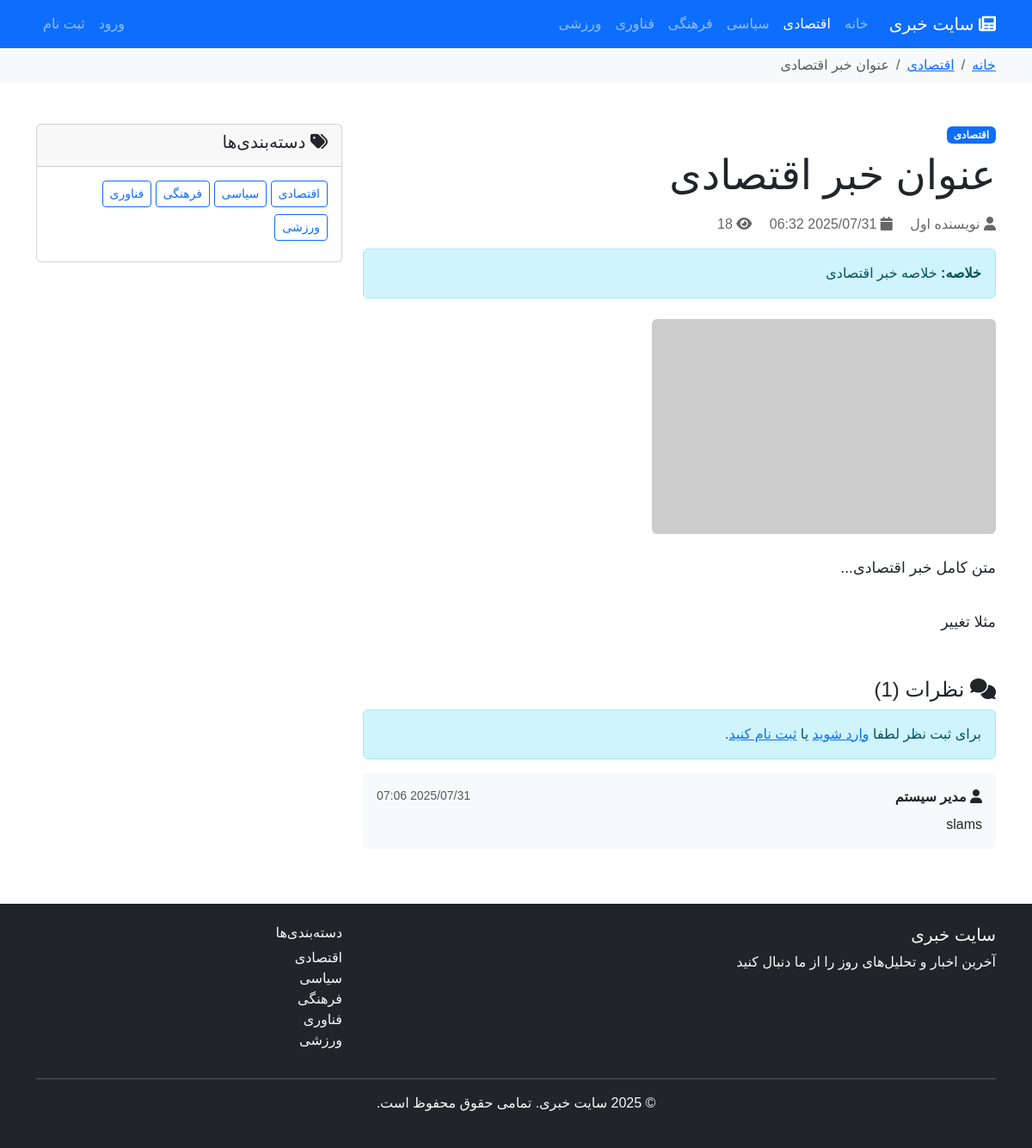
Page /news.php?slug=anvan-khbr-aghtsady on the committed database.
### tables this page shows
CREATE TABLE `categories` (
  `id` int NOT NULL,
  `name` varchar(100) NOT NULL,
  `slug` varchar(100) NOT NULL,
  `description` text,
  `created_at` timestamp NULL DEFAULT CURRENT_TIMESTAMP,
  `updated_at` timestamp NULL DEFAULT CURRENT_TIMESTAMP ON UPDATE CURRENT_TIMESTAMP
);

CREATE TABLE `news` (
  `id` int NOT NULL,
  `title` varchar(255) NOT NULL,
  `slug` varchar(255) NOT NULL,
  `summary` text,
  `content` longtext NOT NULL,
  `image_url` varchar(255) DEFAULT NULL,
  `author_id` int NOT NULL,
  `category_id` int NOT NULL,
  `status` enum('pending','approved','rejected') DEFAULT 'pending',
  `views` int DEFAULT '0',
  `created_at` timestamp NULL DEFAULT CURRENT_TIMESTAMP,
  `updated_at` timestamp NULL DEFAULT CURRENT_TIMESTAMP ON UPDATE CURRENT_TIMESTAMP
);

CREATE TABLE `users` (
  `id` int NOT NULL,
  `username` varchar(50) NOT NULL,
  `email` varchar(100) NOT NULL,
  `password` varchar(255) NOT NULL,
  `full_name` varchar(100) NOT NULL,
  `role` enum('admin','writer','user') DEFAULT 'user',
  `status` enum('active','inactive') DEFAULT 'active',
  `created_at` timestamp NULL DEFAULT CURRENT_TIMESTAMP,
  `updated_at` timestamp NULL DEFAULT CURRENT_TIMESTAMP ON UPDATE CURRENT_TIMESTAMP
);

CREATE TABLE `comments` (
  `id` int NOT NULL,
  `news_id` int NOT NULL,
  `user_id` int NOT NULL,
  `content` text NOT NULL,
  `status` enum('pending','approved','rejected') DEFAULT 'pending',
  `created_at` timestamp NULL DEFAULT CURRENT_TIMESTAMP,
  `updated_at` timestamp NULL DEFAULT CURRENT_TIMESTAMP ON UPDATE CURRENT_TIMESTAMP
);

### config/database.php (called while the page is built, shortened)
<?php
function truncateText($text, $length = 150) {
    return $text;
}
function formatPersianDate($date) {
    $timestamp = strtotime($date);
    return date('Y/m/d H:i', $timestamp);
}
function isLoggedIn() {
    return isset($_SESSION['user_id']);
}
?>

### news.php (the view, shortened to what this page needs)
<?php
require_once 'config/database.php';
$slug = $_GET['slug'] ?? '';
$stmt = $pdo->prepare("
    SELECT n.*, u.full_name as author_name, c.name as category_name, c.slug as category_slug
    FROM news n
    JOIN users u ON n.author_id = u.id
    JOIN categories c ON n.category_id = c.id
    WHERE n.slug = ? AND n.status = 'approved'
");
$stmt->execute([$slug]);
$news = $stmt->fetch();
$stmt = $pdo->prepare("
    SELECT c.*, u.full_name as user_name
    FROM comments c
    JOIN users u ON c.user_id = u.id
    WHERE c.news_id = ? AND c.status = 'approved'
    ORDER BY c.created_at DESC
");
$stmt->execute([$news['id']]);
$comments = $stmt->fetchAll();
$stmt = $pdo->prepare("SELECT * FROM categories ORDER BY name");
$stmt->execute();
$categories = $stmt->fetchAll();
?>
<!DOCTYPE html>
<html lang="fa" dir="rtl">
<head>
    <link href="https://cdnjs.cloudflare.com/ajax/libs/bootstrap/5.3.0/css/bootstrap.rtl.min.css" rel="stylesheet">
    <link href="https://cdnjs.cloudflare.com/ajax/libs/font-awesome/6.0.0/css/all.min.css" rel="stylesheet">
</head>
<body>
    <nav class="navbar navbar-expand-lg navbar-dark bg-primary">
        <div class="container">
            <a class="navbar-brand" href="index.php">
                <i class="fas fa-newspaper"></i> سایت خبری
            </a>
            <div class="collapse navbar-collapse" id="navbarNav">
                <ul class="navbar-nav me-auto">
                    <li class="nav-item">
                        <a class="nav-link" href="index.php">خانه</a>
                    </li>
                    <?php foreach($categories as $cat): ?>
                    <li class="nav-item">
                        <a class="nav-link <?= $cat['slug'] == $news['category_slug'] ? 'active' : '' ?>" href="category.php?slug=<?= $cat['slug'] ?>"><?= $cat['name'] ?></a>
                    </li>
                    <?php endforeach; ?>
                </ul>
                <ul class="navbar-nav">
                    <?php if(isLoggedIn()): ?>
                        <li class="nav-item dropdown">
                            <a class="nav-link dropdown-toggle" href="#" role="button" data-bs-toggle="dropdown">
                                <i class="fas fa-user"></i> <?= $_SESSION['full_name'] ?>
                            </a>
                            <ul class="dropdown-menu">
                                <?php if(isAdmin()): ?>
                                    <li><a class="dropdown-item" href="admin/dashboard.php">پنل مدیریت</a></li>
                                <?php elseif(isWriter()): ?>
                                    <li><a class="dropdown-item" href="writer/dashboard.php">پنل نویسندگی</a></li>
                                <?php else: ?>
                                    <li><a class="dropdown-item" href="user/dashboard.php">پنل کاربری</a></li>
                                <?php endif; ?>
                                <li><hr class="dropdown-divider"></li>
                                <li><a class="dropdown-item" href="auth/logout.php">خروج</a></li>
                            </ul>
                        </li>
                    <?php else: ?>
                        <li class="nav-item">
                            <a class="nav-link" href="auth/login.php">ورود</a>
                        </li>
                        <li class="nav-item">
                            <a class="nav-link" href="auth/register.php">ثبت نام</a>
                        </li>
                    <?php endif; ?>
                </ul>
            </div>
        </div>
    </nav>
    <nav class="bg-light py-2">
        <div class="container">
            <ol class="breadcrumb mb-0">
                <li class="breadcrumb-item"><a href="index.php">خانه</a></li>
                <li class="breadcrumb-item"><a href="category.php?slug=<?= $news['category_slug'] ?>"><?= $news['category_name'] ?></a></li>
                <li class="breadcrumb-item active"><?= truncateText($news['title'], 50) ?></li>
            </ol>
        </div>
    </nav>
    <div class="container my-5">
        <div class="row">
            <div class="col-lg-8">
                <article>
                    <header class="mb-4">
                        <span class="badge bg-primary mb-2"><?= $news['category_name'] ?></span>
                        <h1 class="display-5 mb-3"><?= $news['title'] ?></h1>
                        <div class="news-meta mb-3">
                            <span><i class="fas fa-user"></i> <?= $news['author_name'] ?></span>
                            <span class="ms-3"><i class="fas fa-calendar"></i> <?= formatPersianDate($news['created_at']) ?></span>
                            <span class="ms-3"><i class="fas fa-eye"></i> <?= $news['views'] + 1 ?></span>
                        </div>
                        <?php if($news['summary']): ?>
                        <div class="alert alert-info">
                            <strong>خلاصه:</strong> <?= $news['summary'] ?>
                        </div>
                        <?php endif; ?>
                    </header>
                    <?php if($news['image_url']): ?>
                    <div class="mb-4">
                        <img src="<?= $news['image_url'] ?>" class="img-fluid rounded" alt="<?= $news['title'] ?>">
                    </div>
                    <?php endif; ?>
                    <div class="news-content">
                        <?= nl2br($news['content']) ?>
                    </div>
                </article>
                <section class="mt-5">
                    <h4><i class="fas fa-comments"></i> نظرات (<?= count($comments) ?>)</h4>
                    <?php if(isLoggedIn()): ?>
                    <div class="comment-box p-4 rounded mb-4">
                        <?php if(isset($success)): ?>
                        <div class="alert alert-success"><?= $success ?></div>
                        <?php endif; ?>
                        <form method="POST">
                            <div class="mb-3">
                                <label class="form-label">نظر شما</label>
                                <textarea name="content" class="form-control" rows="4" placeholder="نظر خود را بنویسید..." required></textarea>
                            </div>
                            <button type="submit" class="btn btn-primary">
                                <i class="fas fa-paper-plane"></i> ارسال نظر
                            </button>
                        </form>
                    </div>
                    <?php else: ?>
                    <div class="alert alert-info">
                        برای ثبت نظر لطفا <a href="auth/login.php">وارد شوید</a> یا <a href="auth/register.php">ثبت نام کنید</a>.
                    </div>
                    <?php endif; ?>
                    <?php if($comments): ?>
                    <div class="comments-list">
                        <?php foreach($comments as $comment): ?>
                        <div class="comment-box p-3 rounded mb-3">
                            <div class="d-flex justify-content-between align-items-start mb-2">
                                <strong><i class="fas fa-user"></i> <?= $comment['user_name'] ?></strong>
                                <small class="text-muted"><?= formatPersianDate($comment['created_at']) ?></small>
                            </div>
                            <p class="mb-0"><?= nl2br($comment['content']) ?></p>
                        </div>
                        <?php endforeach; ?>
                    </div>
                    <?php else: ?>
                    <p class="text-muted">هنوز نظری ثبت نشده است.</p>
                    <?php endif; ?>
                </section>
            </div>
            <div class="col-lg-4">
                <div class="card">
                    <div class="card-header">
                        <h5><i class="fas fa-tags"></i> دسته‌بندی‌ها</h5>
                    </div>
                    <div class="card-body">
                        <?php foreach($categories as $cat): ?>
                        <a href="category.php?slug=<?= $cat['slug'] ?>" class="btn btn-outline-primary btn-sm mb-2"><?= $cat['name'] ?></a>
                        <?php endforeach; ?>
                    </div>
                </div>
            </div>
        </div>
    </div>
    <footer class="bg-dark text-light py-4 mt-5">
        <div class="container">
            <div class="row">
                <div class="col-md-8">
                    <h5>سایت خبری</h5>
                    <p>آخرین اخبار و تحلیل‌های روز را از ما دنبال کنید</p>
                </div>
                <div class="col-md-4">
                    <h6>دسته‌بندی‌ها</h6>
                    <ul class="list-unstyled">
                        <?php foreach($categories as $cat): ?>
                        <li><a href="category.php?slug=<?= $cat['slug'] ?>" class="text-light text-decoration-none"><?= $cat['name'] ?></a></li>
                        <?php endforeach; ?>
                    </ul>
                </div>
            </div>
            <hr>
            <div class="text-center">
                <p>&copy; <?= date('Y') ?> سایت خبری. تمامی حقوق محفوظ است.</p>
            </div>
        </div>
    </footer>
</body>
</html>

### news.php (style rules this page uses)
body { font-family: 'Tahoma', sans-serif; }
.news-content { line-height: 1.8; font-size: 1.1rem; }
.news-meta { color: #666; }
.comment-box { background: #f8f9fa; }

### rows in the picture
categories: name "اقتصادی"
categories: name "سیاسی"
categories: name "فرهنگی"
categories: name "فناوری"
categories: name "ورزشی"
news: category.name "اقتصادی", title "عنوان خبر اقتصادی", author.full_name "نویسنده اول", created_at "2025/07/31 06:32", $news['views'] + 1 "18", summary "خلاصه خبر اقتصادی", content "متن کامل خبر اقتصادی... مثلا تغییر"
comments: user.full_name "مدیر سیستم", created_at "2025/07/31 07:06", content "slams"

### other values in the picture
count($comments) "1"
